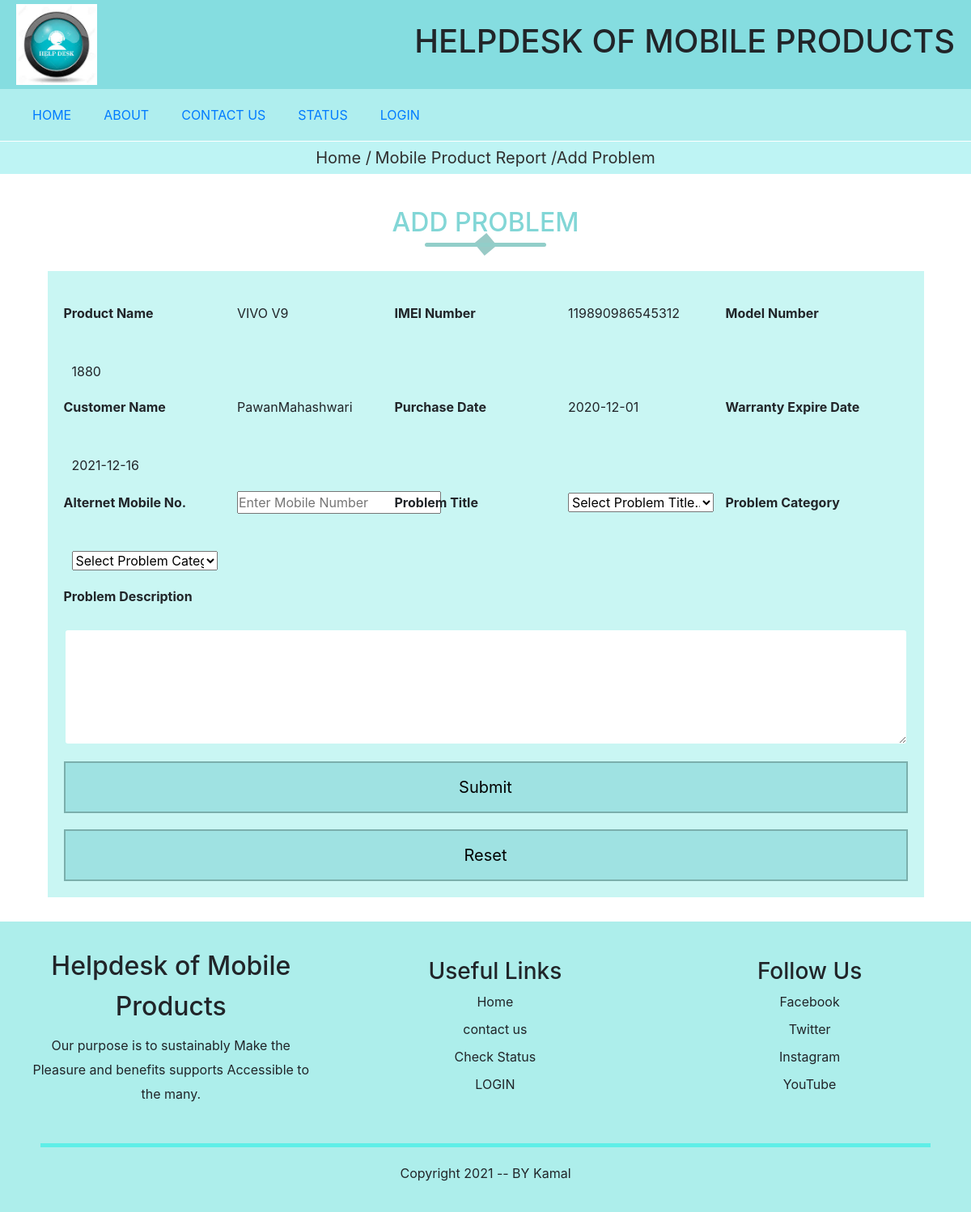
The page /add_problem.php?product_id=1 on the database its author committed.
### tables this page shows
CREATE TABLE `product` (
  `product_id` int(11) NOT NULL,
  `customer_id` int(11) NOT NULL,
  `imei_no` varchar(20) NOT NULL,
  `product_name` varchar(30) NOT NULL,
  `model_no` int(10) NOT NULL,
  `date_of_purchase` date NOT NULL,
  `expire_date` date NOT NULL,
  `status_of_product` int(11) NOT NULL
);

CREATE TABLE `customer` (
  `customer_id` int(11) NOT NULL,
  `title` varchar(10) NOT NULL,
  `first_name` varchar(20) NOT NULL,
  `last_name` varchar(20) NOT NULL,
  `phone_number` varchar(20) NOT NULL,
  `street` varchar(30) NOT NULL,
  `city` varchar(20) NOT NULL,
  `state` varchar(20) NOT NULL,
  `pincode` int(10) NOT NULL
);

### function_inc.php (called while the page is built, shortened)
<?php
function get_safe_value($con,$str){
    if($str!=''){
        $str=trim($str);
        return mysqli_real_escape_string($con,$str);
    }
}
?>

### add_problem.php (the view, shortened to what this page needs)
<?php
        require('header.php');
        if(isset($_GET['product_id']) && $_GET['product_id']!=''){
          $product_id=get_safe_value($con,$_GET['product_id']);
          $sql="select product.*, customer.* from product,customer where product.customer_id=customer.customer_id and product.product_id='$product_id'";
          $res=mysqli_query($con,$sql);
          $count=mysqli_num_rows($res);
          if($count>0){
            $row=mysqli_fetch_assoc($res);
            $product_name=$row['product_name'];
            $imei_no=$row['imei_no'];
            $model_no=$row['model_no'];
            $customer_name= $row['first_name'].$row['last_name'];
            $date_of_purchase=$row['date_of_purchase'];
            $expire_date=$row['expire_date'];
          }else{
              header('location:home.php');
              die();
          }
      }
?>
  <div class="path">
          <span>
            <a href="index.html">Home /</a>  <a href="mobile_product.php">Mobile Product Report /</a><a href="#">Add Problem </a>
          </span>
    </div>
   <div class="login add_prob" >
     <h2 class="title">ADD PROBLEM</h2>
     <div class="problem_form">
     <form action="" method="get">
        <label for="">Product Name</label>
        <span name='name'><?php echo $product_name;?></span>
        <label for="">IMEI Number</label>
        <span name="imei_no" value="<?php echo $imei_no;?>"><?php echo $imei_no;?></span>
        <label for="">Model Number</label>
        <span><?php echo $model_no;?></span>
        <br>
        <label for="">Customer Name</label>
        <span><?php echo $customer_name; ?></span>
        <label for="">Purchase Date</label>
        <span><?php echo $date_of_purchase;?></span>
        <label for="">Warranty Expire Date</label>
        <span><?php echo $expire_date;?></span>
        <br>
        <label for="">Alternet Mobile No.</label>
        <span><input type="number"  name="alt_number" placeholder="Enter Mobile Number" required></span>
        <label for="">Problem Title</label>
        <span>
          <select name="problem_tit" id="problem_title" required>
              <option value="">Select Problem Title...</option>
          </select>
        </span>
        <label for="">Problem Category</label>
        <span>
          <select name="problem_cat" id="problem_category" required>
            <option value="">Select Problem Category.....</option>
          </select>
        </span>  <br>
        <label for="">Problem Description</label>
        <textarea name="description" id="" cols="30" rows="5" required></textarea>
          <input type="submit" value="Submit" name="submit">
          <input type="reset" value="Reset">
       </form>
    </div>
  </div>
<?php
    require('footer.php');
?>

### style/style.css (style rules this page uses)
* { margin: 0; padding: 0; box-sizing: border-box; }
body { font-family: 'Poppins', sans-serif; }
.title { text-align: center; margin: 0 auto 30px; line-height: 60px; color: rgb(130, 214, 214); position: relative; }
.title::after { content: ''; background:rgb(146, 206, 201); width: 150px; height: 5px; border-radius: 5px; position: absolute; bottom: 0; left: 50%; transform: translateX(-50%); }
.title::before { content: ''; background:rgb(153, 202, 198); top: 47px; width: 20px; height: 20px; position: absolute; bottom: 0; left: 50%; transform: translateX(-50%) rotate(50deg); }
.colu-2 input , textarea { width: 100%; padding: 10px; border-radius: 5px; outline: none; border: 2px solid rgb(201, 246, 243); }
.path { width: 100%; height: 40px; background-color: rgba(173, 241, 241, 0.787); }
.path span { text-align: center; display: block; line-height: 40px; }
.path span a { text-decoration: none; font-size: 20px; font-weight: 900px; text-align: center; color: rgb(48, 47, 47); }
.login { margin: 30px; }
.problem_form { width: 95%; margin: auto; background-color: rgb(201, 246, 243); padding: 20px; }
.problem_form label { font-weight: 700; padding: 20px 0; width: 200px; }
.problem_form span { display: inline-block; padding: 20px 10px 0; width: 200px; }
.problem_form span select ,textarea { width: 100%; }
.problem_form input[type="submit"],input[type="reset"] { margin-top: 20px; background: rgb(159, 226, 226); padding: 15px; outline: none; border: 2px solid rgb(123, 175, 172); font-size: 20px; width: 100%; }

### rows shown on the page
product: product_name "VIVO V9", imei_no "119890986545312", model_no "1880", customer.last_name "PawanMahashwari", date_of_purchase "2020-12-01", expire_date "2021-12-16"
